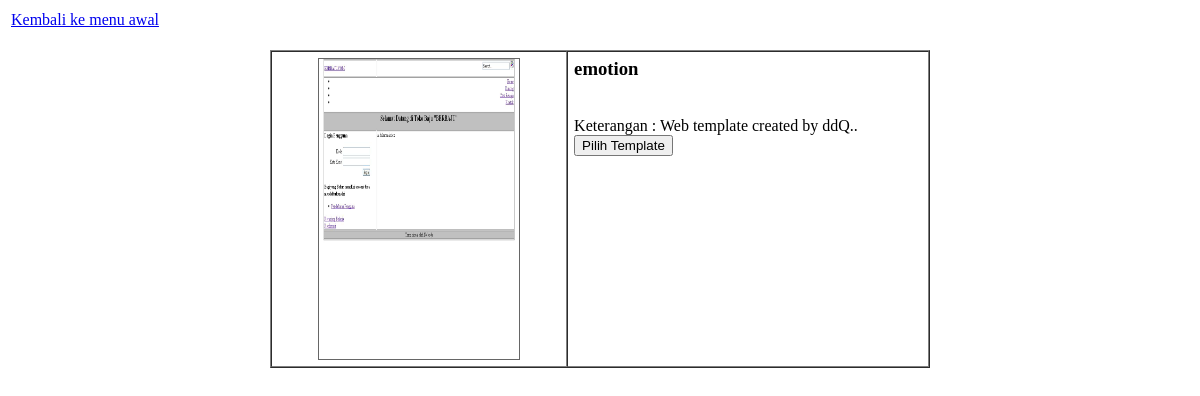
/admin/halaman/template.php, run on an earlier commit of the app's database.
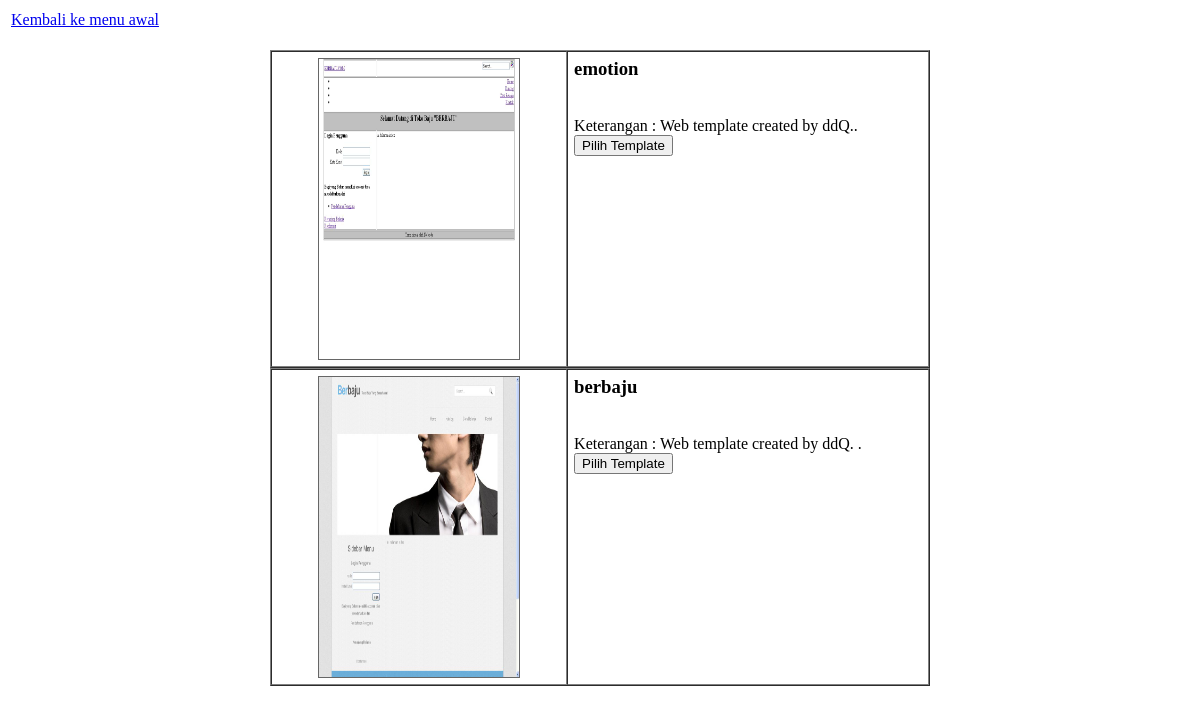
And on a later commit of the database.
### tables this page shows
CREATE TABLE IF NOT EXISTS `tema` (
  `no` bigint(20) unsigned NOT NULL AUTO_INCREMENT,
  `kode` varchar(31) NOT NULL,
  `deskripsi` text NOT NULL,
  `sebagai_default` enum('YA','TIDAK') NOT NULL DEFAULT 'TIDAK',
  PRIMARY KEY (`no`),
  UNIQUE KEY `kode` (`kode`)
);

### admin/halaman/template.php (the view, shortened to what this page needs)
<?php
if (isset($_SESSION["administrator"]))
{
    ?>
    <script language="javascript">
        alert("Harap Login Dulu");
        document.href("../admin_login.php");
    </script>
    <?php
}
else
{
?>
<html>
<table>
    <tr>
        <td>
            <a href="../index.php">Kembali ke menu awal</a>
        </td>
    </tr>
</table>
<?php
echo "<br>";
?>
</html>
<?php
$dynamicList = "";
$sql = mysql_query("SELECT * FROM tema");
$productCount = mysql_num_rows($sql);
    if ($productCount > 0)
    {
        while($row = mysql_fetch_array($sql))
        {
             $no = $row["no"];
             $nama = $row["kode"];
			 $keterangan = $row["deskripsi"];
             $dynamicList .= '<table width="660px" border="1" cellspacing="0" cellpadding="6" align="center">
                <tr>
                    <td width="80px" valign="top" align="center">
                    <img style="border:#666 1px solid;" src="http://localhost/perdagangan_elektronik/img/' . $no .
                        '.jpg"  width="200" height="300" border="1" />
                    </td>
                    <td width="250px" valign="top"><h3><b>' . $nama . '</b></h3><br />
                        Keterangan : ' . $keterangan . '.<br />
                            <form action="http://localhost/perdagangan_elektronik/admin/halaman/template.php" method="get" name="form21">
                            <input name="pilih" type="submit" align="right" value="Pilih Template"/>
			                 <input name="ID" type="hidden" align="right" value=" ' . $no . ' "/>
                            </form>
                    </td>
				</tr>
                </table>';
         }
    }
    else
    {
		$dynamicList = "We have no products listed in our store yet";
	}
 echo $dynamicList;
?>
<?php
 }
 ?>

What changed in the data, as far as the page shows it:
added tema: shows a picture, kode "berbaju", deskripsi "Web template created by ddQ."
